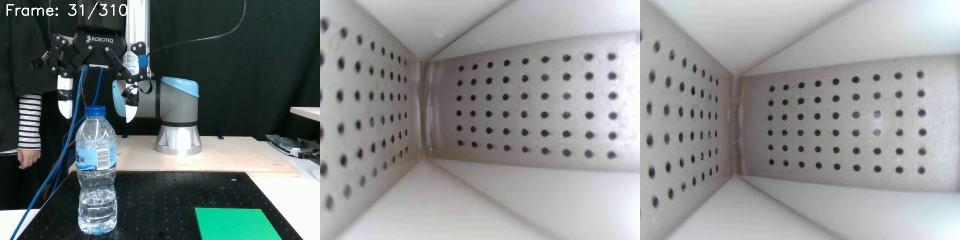
#> input picture frame 31 of huawei/0224_191013.mp4, 1920 x 480 px, given in place of the camera (shown at 1/2 size)
$ python marker.py
#> lines starting #> are read from the running program, lines starting #| are printed output that depends on the picture; after the words box and inside, x2 and y2 are one past the last pixel; in counts of white or black regions, pixels touching at a corner belong together
### marker_tracking/utils.py
import os
import shutil
import itertools
from dataclasses import dataclass

import cv2
import numpy as np


@dataclass
class MarkerRegionProp:
    label: int
    area: int
    bbox: tuple[int, int, int, int]
    centroid: tuple[float, float]


def refresh_dir(dirname:str):
    if os.path.isdir(dirname):
        shutil.rmtree(dirname)
    os.makedirs(dirname)

def find_marker(frame,
        morphop_kernel=cv2.getStructuringElement(cv2.MORPH_ELLIPSE, (5,5)),
        morphclose_kernel=cv2.getStructuringElement(cv2.MORPH_ELLIPSE, (5,5)),
        dilate_kernel=cv2.getStructuringElement(cv2.MORPH_ELLIPSE, (5,5)),
        mask_range=(150, 255), min_value:int=70,
        morphop_iter=1, morphclose_iter=2, dilate_iter=1):
    """find markers in the tactile iamge

    Args:
        frame (np.ndarray): input image (can be RGB or grayscale)
        morphop_kernel (cv.MatLike, optional): kernel of MORPH_OPEN. Defaults to cv2.getStructuringElement(cv2.MORPH_ELLIPSE, (5,5)).
        morphclose_kernel (cv.MatLike, optional): kernel of MORPH_CLOSE. Defaults to cv2.getStructuringElement(cv2.MORPH_ELLIPSE, (5,5)).
        dilate_kernel (cv.MatLike, optional): kernel of dilation. Defaults to cv2.getStructuringElement(cv2.MORPH_ELLIPSE, (5,5)).
        mask_range (tuple, optional): range of mask segementation. Defaults to (150, 255).
        min_value (int, optional): minimum value to segement marker from HSV (V-chan). Defaults to 70.
        morphop_iter (int, optional): iteration of MORPH_OPEN operation. Defaults to 1.
        morphclose_iter (int, optional): iteration of MORPH_CLOSE operation. Defaults to 2.
        dilate_iter (int, optional): iteration of DILATION operation. Defaults to 1.

    Returns:
        np.ndarray: final mask (0, 255) np.unint8
    """
    gray = cv2.cvtColor(frame, cv2.COLOR_RGB2GRAY) ### use only the green channel
    value = cv2.cvtColor(frame, cv2.COLOR_RGB2HSV)[...,-1]
    # img_sblur = cv2.GaussianBlur(gray,(3,3),5)
    img_lblur = cv2.GaussianBlur(gray, (15,15),5)
    im_blur_sub = img_lblur - gray + 128
    blur_mask = np.logical_and(im_blur_sub >= mask_range[0], im_blur_sub <= mask_range[1])
    value_mask = value < min_value
    mask = np.logical_or(blur_mask, value_mask)
    mask255 = np.array(255 * mask,dtype=np.uint8)
    mask255_op = cv2.morphologyEx(mask255, cv2.MORPH_OPEN, morphop_kernel, iterations=morphop_iter)
    if dilate_iter > 0:
        dilate_mask = cv2.dilate(mask255_op, dilate_kernel, iterations=dilate_iter)
    else:
        dilate_mask = mask255_op
    morph_close = cv2.morphologyEx(dilate_mask, cv2.MORPH_CLOSE, morphclose_kernel, iterations=morphclose_iter)
    return morph_close

def find_marker_props(marker_img:np.ndarray):
    binary_img = (marker_img > 0).astype(np.uint8)
    num_labels, labels, stats, centroids = cv2.connectedComponentsWithStats(
        binary_img, connectivity=8
    )
    props = []
    for label in range(1, num_labels):
        left = int(stats[label, cv2.CC_STAT_LEFT])
        top = int(stats[label, cv2.CC_STAT_TOP])
        width = int(stats[label, cv2.CC_STAT_WIDTH])
        height = int(stats[label, cv2.CC_STAT_HEIGHT])
        props.append(
            MarkerRegionProp(
                label=label,
                area=int(stats[label, cv2.CC_STAT_AREA]),
                bbox=(top, left, top + height, left + width),
                centroid=(float(centroids[label][1]), float(centroids[label][0])),
            )
        )
    return props

def _kmeans_1d(values: np.ndarray, k: int, max_iter: int = 50) -> np.ndarray:
    """Small dependency-free 1D k-means used to regularize marker grids."""
    values = np.asarray(values, dtype=np.float32).reshape(-1)
    if len(values) == 0:
        return np.zeros(k, dtype=np.float32)
    if len(values) < k:
        lo, hi = float(values.min()), float(values.max())
        return np.linspace(lo, hi, k, dtype=np.float32)

    centers = np.percentile(values, np.linspace(0, 100, k)).astype(np.float32)
    for _ in range(max_iter):
        labels = np.argmin(np.abs(values[:, None] - centers[None, :]), axis=1)
        new_centers = centers.copy()
        for idx in range(k):
            cluster = values[labels == idx]
            if len(cluster) > 0:
                new_centers[idx] = float(np.median(cluster))
        if np.allclose(new_centers, centers, atol=0.1):
            centers = new_centers
            break
        centers = new_centers
    centers.sort()
    return centers


def _filtered_marker_centers_from_props(
    props: list[MarkerRegionProp],
    *,
    min_area_ratio: float = 0.25,
    max_area_ratio: float = 4.0,
    max_aspect_ratio: float = 3.0,
) -> list[tuple[float, float]]:
    if not props:
        return []

    areas = np.array([prop.area for prop in props], dtype=np.float32)
    median_area = float(np.median(areas))
    if median_area <= 0:
        return []

    filtered = []
    for prop in props:
        top, left, bottom, right = prop.bbox
        height = max(1, bottom - top)
        width = max(1, right - left)
        aspect = max(width / height, height / width)
        if prop.area < median_area * min_area_ratio:
            continue
        if prop.area > median_area * max_area_ratio:
            continue
        if aspect > max_aspect_ratio:
            continue
        # MarkerRegionProp stores centroid as (y, x). Return centers as (x, y).
        filtered.append((float(prop.centroid[1]), float(prop.centroid[0])))
    return filtered


def _regularize_marker_grid(
    centers: list[tuple[float, float]],
    grid_shape: tuple[int, int],
    image_shape: tuple[int, ...] | None = None,
) -> list[list[float]]:
    """Return a stable row-major marker grid, filling missing cells if needed.

    The GelSight marker layout used in this project is a mostly rectified grid.
    Connected-component detection can still miss dim edge markers or produce
    tiny edge fragments. This function assigns detected centers to a known
    rows x cols lattice, removes duplicate assignments, and fills empty cells
    from the inferred row/column centers. The filled points are only used as
    initial LK tracking points; later validation still rejects bad tracks.
    """
    rows, cols = grid_shape
    expected = rows * cols
    if rows <= 0 or cols <= 0 or not centers:
        return [[float(x), float(y)] for x, y in centers]

    pts = np.asarray(centers, dtype=np.float32)
    # Do not hallucinate a grid when detection is badly broken.
    if len(pts) < max(4, int(expected * 0.6)):
        order = np.lexsort((pts[:, 0], pts[:, 1]))
        return pts[order].astype(float).tolist()

    row_centers = _kmeans_1d(pts[:, 1], rows)
    row_labels = np.argmin(np.abs(pts[:, 1:2] - row_centers[None, :]), axis=1)

    row_points: list[np.ndarray] = []
    for row in range(rows):
        row_pts = pts[row_labels == row]
        row_points.append(_select_regular_row_points(row_pts, cols))

    missing_edge_grid = _regularize_grid_with_missing_edge_column(
        row_points, row_centers, rows, cols, image_shape=image_shape
    )
    if missing_edge_grid is not None:
        return missing_edge_grid.reshape(expected, 2).astype(float).tolist()

    complete_rows = [row_pts for row_pts in row_points if len(row_pts) == cols]
    if complete_rows:
        template = np.median(np.stack(complete_rows, axis=0), axis=0)
        col_centers = template[:, 0]
    else:
        col_centers = _kmeans_1d(pts[:, 0], cols)

    grid = np.zeros((rows, cols, 2), dtype=np.float32)
    valid = np.zeros((rows, cols), dtype=bool)
    for row, row_pts in enumerate(row_points):
        if len(row_pts) == 0:
            continue
        if len(row_pts) == cols:
            grid[row] = row_pts
            valid[row] = True
            continue

        labels = np.argmin(np.abs(row_pts[:, 0:1] - col_centers[None, :]), axis=1)
        for point, col in zip(row_pts, labels):
            col = int(col)
            if (not valid[row, col]) or abs(point[0] - col_centers[col]) < abs(
                grid[row, col, 0] - col_centers[col]
            ):
                grid[row, col] = point
                valid[row, col] = True

    for row in range(rows):
        if np.count_nonzero(valid[row]) >= 2:
            cols_valid = np.flatnonzero(valid[row]).astype(np.float32)
            x_valid = grid[row, valid[row], 0]
            y_valid = grid[row, valid[row], 1]
            x_fit = np.polyfit(cols_valid, x_valid, deg=1)
            y_fill = float(np.median(y_valid))
            for col in range(cols):
                if not valid[row, col]:
                    grid[row, col] = (float(np.polyval(x_fit, col)), y_fill)
        else:
            for col in range(cols):
                if not valid[row, col]:
                    grid[row, col] = (col_centers[col], row_centers[row])

    return grid.reshape(expected, 2).astype(float).tolist()


def _select_regular_row_points(row_pts: np.ndarray, cols: int) -> np.ndarray:
    """Pick the most grid-like subset of points in one marker row.

    Edge glare/crop artifacts often appear as an extra point near the image
    border. For rows with more than the expected number of points, selecting
    the contiguous subset with the most uniform spacing drops those outliers
    while keeping the true marker row.
    """
    row_pts = np.asarray(row_pts, dtype=np.float32).reshape(-1, 2)
    if len(row_pts) == 0:
        return row_pts.reshape(0, 2)

    row_pts = row_pts[np.argsort(row_pts[:, 0])]
    if len(row_pts) <= cols:
        return row_pts

    row_y = float(np.median(row_pts[:, 1]))
    row_y_scale = max(1.0, float(np.median(np.abs(row_pts[:, 1] - row_y))) * 1.4826)

    def score_candidate(candidate: np.ndarray) -> float:
        diffs = np.diff(candidate[:, 0])
        if np.any(diffs <= 1.0):
            return float("inf")
        median_diff = float(np.median(diffs))
        if median_diff <= 0:
            return float("inf")
        spacing_cv = float(np.std(diffs) / median_diff)
        span = float(candidate[-1, 0] - candidate[0, 0])
        y_spread = float(np.std(candidate[:, 1]))
        y_outlier = float(np.max(np.abs(candidate[:, 1] - row_y)) / row_y_scale)
        return spacing_cv + 0.01 * y_spread + 0.2 * y_outlier - 0.0001 * span

    best_score = float("inf")
    best = row_pts[:cols]
    if len(row_pts) <= cols + 4:
        candidates = (row_pts[list(indices)] for indices in itertools.combinations(range(len(row_pts)), cols))
    else:
        candidates = (row_pts[start : start + cols] for start in range(0, len(row_pts) - cols + 1))

    for candidate in candidates:
        candidate = candidate[np.argsort(candidate[:, 0])]
        score = score_candidate(candidate)
        if score < best_score:
            best_score = score
            best = candidate
    return best


def _regularize_grid_with_missing_edge_column(
    row_points: list[np.ndarray],
    row_centers: np.ndarray,
    rows: int,
    cols: int,
    image_shape: tuple[int, ...] | None = None,
) -> np.ndarray | None:
    counts = np.array([len(row_pts) for row_pts in row_points], dtype=np.int32)
    if np.count_nonzero(counts == cols - 1) < max(3, rows // 2):
        return None

    usable_rows = [row_pts for row_pts in row_points if len(row_pts) >= cols - 2]
    if not usable_rows:
        return None

    diffs = []
    first_x = []
    last_x = []
    for row_pts in usable_rows:
        ordered = row_pts[np.argsort(row_pts[:, 0])]
        if len(ordered) >= 2:
            diffs.extend(np.diff(ordered[:, 0]).tolist())
            first_x.append(float(ordered[0, 0]))
            last_x.append(float(ordered[-1, 0]))
    if not diffs:
        return None

    step = float(np.median(diffs))
    if step <= 1.0:
        return None

    left_margin = float(np.median(first_x))
    right_margin = 0.0
    if image_shape is not None and len(image_shape) >= 2:
        width = float(image_shape[1])
        right_margin = width - float(np.median(last_x))

    # If a full edge column is missing, the first/last detected column leaves a
    # margin roughly larger than one marker spacing. Bias toward missing-left
    # because downstream tactile crops usually leave extra dark background on
    # the left, while right-edge artifacts are already handled by row subset
    # selection.
    missing_left = left_margin > step * 1.2
    missing_right = (not missing_left) and (right_margin > step * 1.2)
    if not missing_left and not missing_right:
        return None

    grid = np.zeros((rows, cols, 2), dtype=np.float32)
    for row, row_pts in enumerate(row_points):
        ordered = row_pts[np.argsort(row_pts[:, 0])]
        if len(ordered) == 0:
            x0 = left_margin - step if missing_left else left_margin
            xs = x0 + step * np.arange(cols, dtype=np.float32)
            grid[row, :, 0] = xs
            grid[row, :, 1] = row_centers[row]
            continue

        if missing_left:
            take = ordered[-(cols - 1) :] if len(ordered) >= cols - 1 else ordered
            start_col = cols - len(take)
            grid[row, start_col:, :] = take[-(cols - start_col) :]
            for col in range(start_col - 1, -1, -1):
                grid[row, col, 0] = grid[row, col + 1, 0] - step
                grid[row, col, 1] = grid[row, col + 1, 1]
        else:
            take = ordered[: cols - 1] if len(ordered) >= cols - 1 else ordered
            grid[row, : len(take), :] = take
            for col in range(len(take), cols):
                grid[row, col, 0] = grid[row, col - 1, 0] + step
                grid[row, col, 1] = grid[row, col - 1, 1]

    return grid


def find_marker_centers(
    marker_img: np.ndarray,
    expected_grid: tuple[int, int] | None = (6, 9),
    regularize_grid: bool = True,
):
    props = find_marker_props(marker_img)
    centers = _filtered_marker_centers_from_props(props)
    if not centers:
        centers = [[prop.centroid[1], prop.centroid[0]] for prop in props]
    if regularize_grid and expected_grid is not None:
        return _regularize_marker_grid(centers, expected_grid, image_shape=marker_img.shape)
    return [[float(x), float(y)] for x, y in centers]

# [24 lines left out: functions plot_marker_center, plot_marker_displacement, plot_marker_displacement2, not called in this run]

def plot_marker_delta(img:np.ndarray, end_points:np.ndarray, delta_vecs:np.ndarray, pt_color=(0, 255, 0), arrow_color=(255,0,0), scale:float=3.0):
    out_img = np.ascontiguousarray(img).copy()
    for end_pt, delta in zip(end_points, delta_vecs):
        cv2.circle(out_img, (int(end_pt[0]), int(end_pt[1])), 3, pt_color, thickness=-1)
        cv2.arrowedLine(out_img, (int(end_pt[0]), int(end_pt[1])), (int(end_pt[0] + delta[0]*scale), int(end_pt[1] + delta[1]*scale)), arrow_color, thickness=2, line_type=cv2.LINE_AA, tipLength=0.2)
    return out_img

### marker_tracking/marker.py
import numpy as np
from utils import find_marker,find_marker_centers, refresh_dir, plot_marker_delta
import cv2
import argparse
import os
from functools import partial

def options():
    parser = argparse.ArgumentParser()
    io_parser = parser.add_argument_group()
    io_parser.add_argument("--cam_id", type=int, default=4)
    io_parser.add_argument("--output_dir",type=str,default="marker_shift")
    lk_parser = parser.add_argument_group()
    lk_parser.add_argument("--winSize",type=int, nargs=2, default=[15,15])
    lk_parser.add_argument("--maxLevel",type=int, default=2)
    marker_parser = parser.add_argument_group()
    marker_parser.add_argument("--morphop_size",type=int,default=5)
    marker_parser.add_argument("--morphop_iter",type=int,default=1)
    marker_parser.add_argument("--morphclose_size",type=int,default=5)
    marker_parser.add_argument("--morphclose_iter",type=int,default=1)
    marker_parser.add_argument("--dilate_size",type=int,default=3)
    marker_parser.add_argument("--dilate_iter",type=int,default=0)
    marker_parser.add_argument("--marker_range",type=int,nargs=2,default=[145,255])
    marker_parser.add_argument("--value_threshold",type=int,default=90)
    return parser.parse_args()


if __name__ == "__main__":
    args = options()
    calib_find_marker = partial(find_marker,
        morphop_kernel=cv2.getStructuringElement(cv2.MORPH_ELLIPSE, (args.morphop_size, args.morphop_size)),
        morphclose_kernel=cv2.getStructuringElement(cv2.MORPH_ELLIPSE, (args.morphclose_size, args.morphclose_size)),
        dilate_kernel=cv2.getStructuringElement(cv2.MORPH_ELLIPSE, (args.dilate_size, args.dilate_size)),
        mask_range=args.marker_range,
        min_value=args.value_threshold,
        morphop_iter=args.morphop_iter,
        morphclose_iter=args.morphclose_iter,
        dilate_iter=args.dilate_iter
    )
    refresh_dir(args.output_dir)
    stream = cv2.VideoCapture(args.cam_id)
    track_func = partial(cv2.calcOpticalFlowPyrLK, winSize=args.winSize, maxLevel=args.maxLevel, criteria=(cv2.TERM_CRITERIA_EPS | cv2.TERM_CRITERIA_COUNT, 10, 0.03))
    img_cnt = 0
    ret, ref_img = stream.read()
#> ref_img is the input picture: shape (480, 1920, 3); mean B, G, R 135.4, 136.3, 131.2
    ref_gray = cv2.cvtColor(ref_img, cv2.COLOR_RGB2GRAY)
    if ret == False:
        raise RuntimeError('camera abnormal.')
    ref_marker = calib_find_marker(ref_img)
#> in find_marker, `value = cv2.cvtColor(frame, cv2.COLOR_RGB2HSV)[...,-1]`:
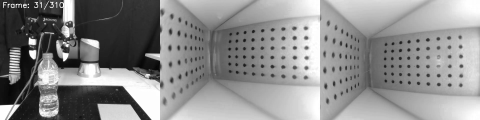
#> value: shape (480, 1920) (shown at 1/4 size); min 0, max 255, mean 139.4
#> in find_marker, `img_lblur = cv2.GaussianBlur(gray, (15,15),5)`:
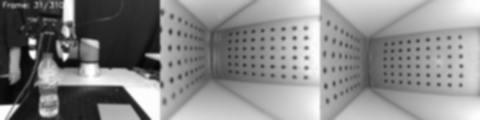
#> img_lblur: shape (480, 1920) (shown at 1/4 size); min 4, max 253, mean 135.5
#> in find_marker, `im_blur_sub = img_lblur - gray + 128`:
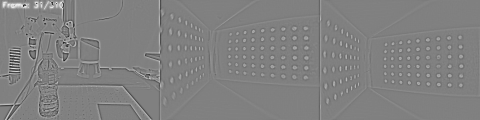
#> im_blur_sub: shape (480, 1920) (shown at 1/4 size); min 0, max 255, mean 128.3
#> in find_marker, `blur_mask = np.logical_and(im_blur_sub >= mask_range[0], im_blur_sub <..`:
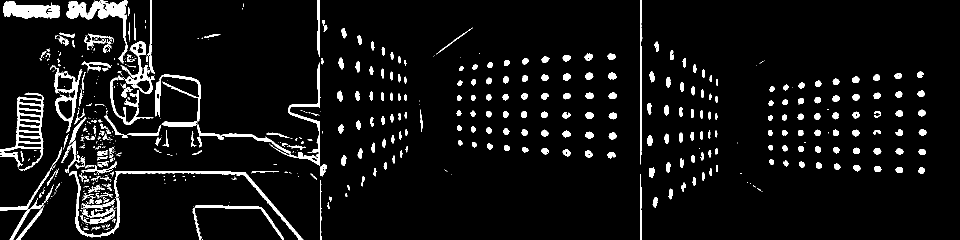
#> blur_mask: shape (480, 1920) bool (shown at 1/2 size); 6.5% white; 743 white regions (419 under 20 px), largest, box (x1, y1, x2, y2) and area: (133, 0, 255, 127) 3414, (7, 3, 120, 38) 2701, (0, 191, 87, 341) 2660
#> in find_marker, `morph_close = cv2.morphologyEx(dilate_mask, cv2.MORPH_CLOSE, morphclos..`:
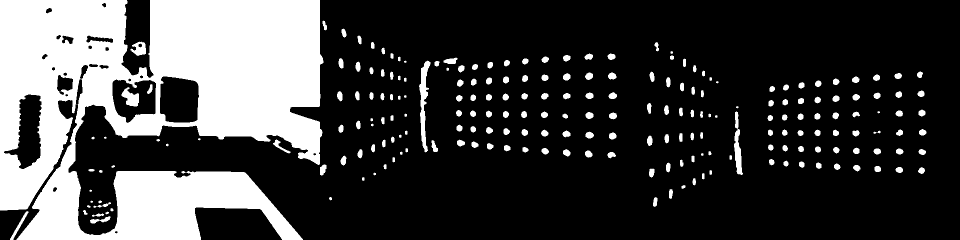
#> morph_close: shape (480, 1920) (shown at 1/2 size); 25.2% white; 222 white regions (9 under 20 px), largest, box (x1, y1, x2, y2) and area: (0, 0, 647, 480) 204532, (838, 121, 861, 305) 1819, (1468, 223, 1486, 350) 1139
    p0 = np.array(find_marker_centers(ref_marker),dtype=np.float32)
#> in find_marker_props, `num_labels, labels, stats, centroids = cv2.connectedComponentsWithStat..`:
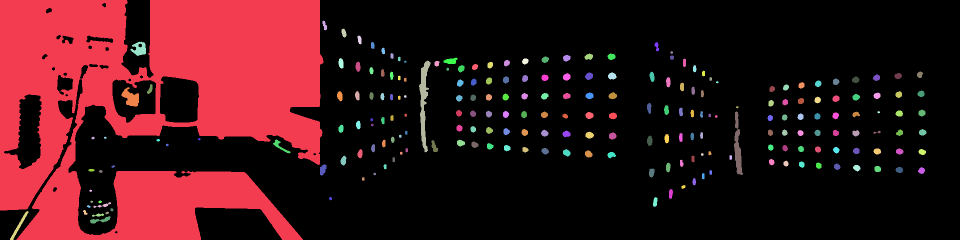
#> labels: shape (480, 1920) int32 (shown at 1/2 size); 223 distinct labels, from 0 to 222; one colour per label, 0 black
#> in find_marker_props, `num_labels, labels, stats, centroids = cv2.connectedComponentsWithStat..`: num_labels = 223; stats = 223 rows, first 6: [0, 0, 1920, 480, 689743], [0, 0, 647, 480, 204532], [645, 41, 9, 20, 108], [683, 57, 10, 18, 127], [715, 71, 8, 18, 108], [261, 83, 31, 29, 556]; centroids = 223 pairs, first value 37.82 to 1844.7, second value 50.69 to 451.5
#> the loop in find_marker_props, `for label in range(1, num_labels):` made 222 passes
#> (left, top, width, height) on passes 1 to 3: (0, 0, 647, 480), (645, 41, 9, 20), (683, 57, 10, 18)
#> after the loop in find_marker_props, `for label in range(1, num_labels):`: props = 222 items
#> in _filtered_marker_centers_from_props, `areas = np.array([prop.area for prop in props], dtype=np.float32)`: areas = 222 values, max 204532 at index 0, min 1 at index 64, mean 1044.4
#> in _filtered_marker_centers_from_props, `median_area = float(np.median(areas))`: median_area = 119
#> the loop in _filtered_marker_centers_from_props, `for prop in props:` made 222 passes
#> (top, left, bottom, right, height, width, aspect) on passes 1 to 3: (0, 0, 480, 647, 480, 647, 1.35), (41, 645, 61, 654, 20, 9, 2.22), (57, 683, 75, 693, 18, 10, 1.8)
#> after the loop in _filtered_marker_centers_from_props, `for prop in props:`: filtered = 190 pairs, first value 37.82 to 1844.7, second value 50.69 to 451.5
#> in find_marker_centers, `centers = _filtered_marker_centers_from_props(props)`: centers has the same summary as filtered in _filtered_marker_centers_from_props
#> in _regularize_marker_grid, `pts = np.asarray(centers, dtype=np.float32)`: pts has the same summary as filtered in _filtered_marker_centers_from_props
#> in _kmeans_1d, `values = np.asarray(values, dtype=np.float32).reshape(-1)`: values = 190 values, max 451.5 at index 188, min 50.69 at index 0, mean 236.2
#> in _kmeans_1d, `centers = np.percentile(values, np.linspace(0, 100, k)).astype(np.floa..`: centers = [50.69, 157.3, 200.8, 265, 305.4, 451.5]
#> the loop in _kmeans_1d, `for _ in range(max_iter):` made 6 passes
#> in _regularize_marker_grid, `row_centers = _kmeans_1d(pts[:, 1], rows)`: row_centers = [116.6, 155.5, 195.1, 264.7, 312, 403.6]
#> in _regularize_marker_grid, `row_labels = np.argmin(np.abs(pts[:, 1:2] - row_centers[None, :]), axi..`: row_labels = 190 values, max 5 at index 179, min 0 at index 0, mean 2.48
#> the loop in _regularize_marker_grid, `for row in range(rows):` made 6 passes
#> the loop in _regularize_marker_grid, `for row, row_pts in enumerate(row_points):` made 6 passes
    # np.savetxt(args.ref_marker_center, p0, fmt='%.4f')
    while True:
        ret, track_img = stream.read()
        if ret == False:
            break
        track_gray = cv2.cvtColor(track_img, cv2.COLOR_RGB2GRAY)
        p1, st, err = cv2.calcOpticalFlowPyrLK(ref_gray, track_gray, p0, None)
        st = st.reshape(-1)
        kpt0 = p0[st == 1]
        kpt1 = p1[st == 1]
        res = np.hstack((kpt0, kpt1-kpt0))
        np.savetxt(os.path.join(args.output_dir, "%04d.txt"%img_cnt), res, fmt="%.4f")
        img_cnt += 1
        plot_img = plot_marker_delta(track_img, kpt1, kpt1-kpt0, scale=6,arrow_color=(0,0,255))
#> the loop in plot_marker_delta, `for end_pt, delta in zip(end_points, delta_vecs):` made 54 passes
#> (end_pt, delta) on passes 1 to 8: ([901.2, 121.7], [0, -8.39e-05]), ([949.5, 133.5], [0.000366, 0.00061]), ([979.9, 129.7], [0.00769, 0.00349]), ([1013.1, 125.7], [-0.00439, -0.000824]), ([1050.1, 122.2], [-0.000244, 0.00108]), ([1090, 118.9], [0.000244, 0.00103]), ([1132.9, 115.8], [0, 0]), ([1177.3, 113.1], [-0.00146, -0.000374])
#> after the loop in plot_marker_delta, `for end_pt, delta in zip(end_points, delta_vecs):`:
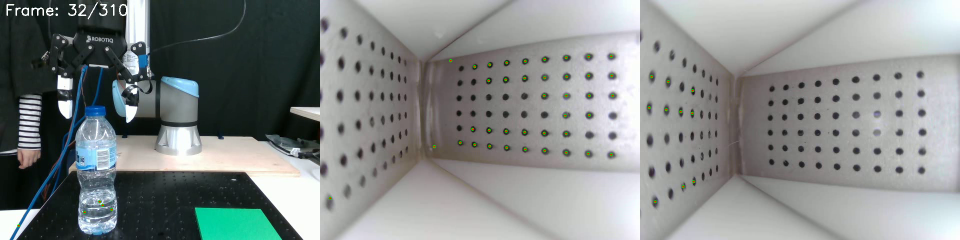
#> out_img: shape (480, 1920, 3) (shown at 1/2 size); mean B, G, R 135.4, 136.5, 131.3
        cv2.imshow('demo',plot_img)
        key = cv2.waitKey(10)
#> (key q is pressed here)
        if key == ord('q'):
            break
        if key == ord('s'):
            num = len(os.listdir("images/"))
            cv2.imwrite(f"images/{num:04d}.png",plot_img)
            print(f"image saved!:{num:04d}.png")

    cv2.destroyAllWindows()
    # stream.close()
